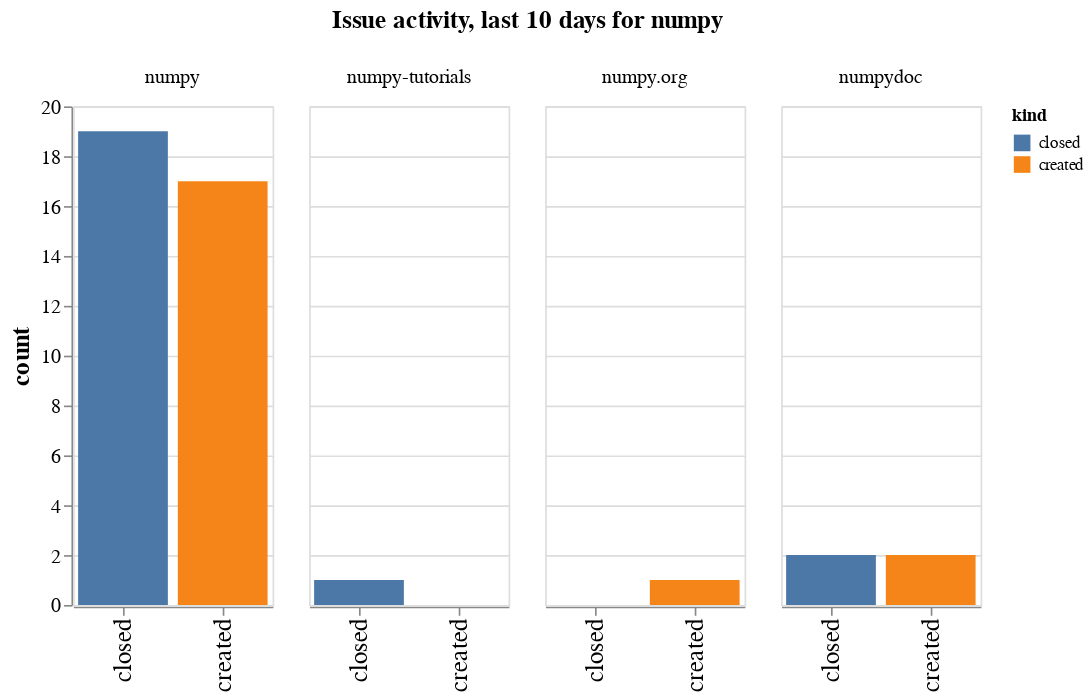

This figure's notebook cell:
### Code cell
charts = []
# Pick the top 10 repositories
top_repos = created_closed.groupby(['repo']).sum().sort_values(by='count', ascending=False).head(10).index
ch = alt.Chart(created_closed.query('repo in @top_repos'), width=120).mark_bar().encode(
    x=alt.X("kind", axis=alt.Axis(labelFontSize=15, title="")), 
    y=alt.Y('count', axis=alt.Axis(titleFontSize=15, labelFontSize=12)),
    color='kind',
    column=alt.Column("repo", header=alt.Header(title=f"Issue activity, last {n_days} days for {github_org}", titleFontSize=15, labelFontSize=12))
)
ch

### Figure 1 — Vega-Lite specification as saved in the notebook (floating-point values rounded to 4 significant figures)
{"config": {"axisLeft": {"labelFontSize": 15}, "axisBottom": {"labelFontSize": 15}}, "data": {"name": "data-e356e0b1438aa1961fbce41d6d0f2d33"}, "mark": "bar", "encoding": {"color": {"type": "nominal", "field": "kind"}, "column": {"type": "nominal", "field": "repo", "header": {"labelFontSize": 12, "title": "Issue activity, last 10 days for numpy", "titleFontSize": 15}}, "x": {"type": "nominal", "axis": {"labelFontSize": 15, "title": ""}, "field": "kind"}, "y": {"type": "quantitative", "axis": {"labelFontSize": 12, "titleFontSize": 15}, "field": "count"}}, "width": 120, "$schema": "https://vega.github.io/schema/vega-lite/v4.8.1.json", "datasets": {"data-e356e0b1438aa1961fbce41d6d0f2d33": [{"org": "numpy", "repo": "numpy", "kind": "created", "count": 17.0}, {"org": "numpy", "repo": "numpy.org", "kind": "created", "count": 1.0}, {"org": "numpy", "repo": "numpydoc", "kind": "created", "count": 2.0}, {"org": "numpy", "repo": "numpy-tutorials", "kind": "created", "count": 0.0}, {"org": "numpy", "repo": "numpy", "kind": "closed", "count": 19.0}, {"org": "numpy", "repo": "numpy.org", "kind": "closed", "count": 0.0}, {"org": "numpy", "repo": "numpydoc", "kind": "closed", "count": 2.0}, {"org": "numpy", "repo": "numpy-tutorials", "kind": "closed", "count": 1.0}]}}
